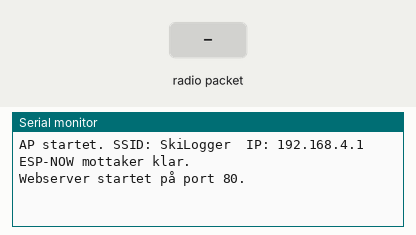
Bench run of a sketch on a simulated ESP32. Parts: the last lines printed to the serial monitor. The inputs (shaded band) are chosen by the test bench.

Above: at 1.4 s.
1.5 s: radio packet "10" arrives
At 2.7 s:
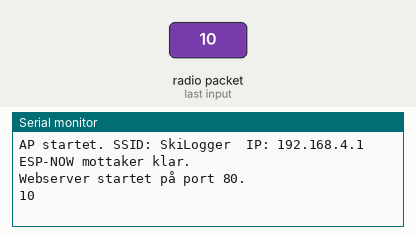
3.0 s: radio packet "5" arrives
At 4.1 s:
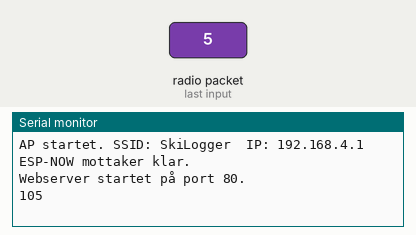

Measured:
- after the input at 1.5 s, the serial monitor: prints a new line at once (image 1)
- after the input at 3.0 s, the serial monitor: prints a new line at once (image 2)

The sketch:

mottaker_kombinert.ino
```cpp
#include <WiFi.h>
#include <esp_now.h>
#include <WebServer.h>

// --------- WiFi AP / Webserver ----------
const char* AP_SSID = "SkiLogger";
const char* AP_PASS = "skitest123";   // kan være tom, men fint med passord

WebServer server(80);

// Siste data fra sender
String latestLine = "";
bool   hasData    = false;
float  p[5] = {0}, r[5] = {0};

// --------- ESP-NOW mottak ----------
void onDataRecv(const esp_now_recv_info_t *info, const uint8_t *data, int data_len) {
  if (data_len <= 0 || data == nullptr) return;

  // Kopier og null-terminer
  char buf[200];
  int len = data_len;
  if (len > (int)sizeof(buf) - 1) len = sizeof(buf) - 1;
  memcpy(buf, data, len);
  buf[len] = '\0';

  latestLine = String(buf);

  float p0,p1,p2,p3,p4,r0,r1,r2,r3,r4;

  int parsed = sscanf(
    buf,
    "p0:%f p1:%f p2:%f p3:%f p4:%f r0:%f r1:%f r2:%f r3:%f r4:%f",
    &p0,&p1,&p2,&p3,&p4,
    &r0,&r1,&r2,&r3,&r4
  );

  // Debug til PC (og til OpenLog, se under)
  // Serial.print("RX: ");
  // Serial.print(buf);
  // Serial.print("  parsed = ");
  // Serial.println(parsed);

  if (parsed == 10) {
    p[0]=p0; p[1]=p1; p[2]=p2; p[3]=p3; p[4]=p4;
    r[0]=r0; r[1]=r1; r[2]=r2; r[3]=r3; r[4]=r4;
  }

  // Si fra til /data at vi faktisk har fått noe
  hasData = true;

  // --------- LOGG TIL OPENLOG ----------
  // Serial går både til PC (USB) og til OpenLog RXI (TX0-pin).
  // Vi skriver bare selve linja fra senderen:
  Serial.print(buf);  // buf inkluderer '\n' fra sender
}


// --------- HTTP handlers ----------

const char MAIN_page[] PROGMEM = R"HTML(
<!DOCTYPE html>
<html>
<head>
<meta charset="utf-8">
<title>SkiLogger Live</title>
<style>
  body { font-family: Arial, sans-serif; background:#111; color:#eee; margin:0; padding:1rem; }
  h1 { font-size:1.4rem; margin-bottom:0.5rem; }
  .card { background:#222; padding:1rem; border-radius:8px; max-width:600px; }
  table { width:100%; border-collapse:collapse; margin-top:0.5rem; }
  th, td { border:1px solid #444; padding:0.3rem 0.5rem; text-align:right; }
  th { background:#333; }
  .small { font-size:0.8rem; color:#aaa; }
</style>
</head>
<body>
<h1>SkiLogger – Live data</h1>
<div class="card">
  <div class="small">Koble til dette WiFi-nettet: <b>SkiLogger</b>, åpne <b>http://192.168.4.1/</b></div>
  <p id="status">Venter på data...</p>
  <table>
    <thead>
      <tr>
        <th></th>
        <th>0</th><th>1</th><th>2</th><th>3</th><th>4</th>
      </tr>
    </thead>
    <tbody>
      <tr>
        <th>pitch</th>
        <td id="p0">-</td><td id="p1">-</td><td id="p2">-</td><td id="p3">-</td><td id="p4">-</td>
      </tr>
      <tr>
        <th>roll</th>
        <td id="r0">-</td><td id="r1">-</td><td id="r2">-</td><td id="r3">-</td><td id="r4">-</td>
      </tr>
    </tbody>
  </table>
  <p class="small">Siste rålinje: <span id="raw">-</span></p>
</div>

<script>
async function fetchData() {
  try {
    const res = await fetch('/data');
    if (!res.ok) {
      document.getElementById('status').textContent =
        'Feil ved henting av /data (' + res.status + ')';
      return;
    }
    const d = await res.json();

    if (!d || !d.p || !d.r) {
      document.getElementById('status').textContent = 'Ingen gyldig data ennå...';
      return;
    }

    document.getElementById('status').textContent =
      'Oppdatert: ' + d.time_ms + ' ms';

    for (let i = 0; i < 5; i++) {
      document.getElementById('p'+i).textContent = d.p[i].toFixed(1);
      document.getElementById('r'+i).textContent = d.r[i].toFixed(1);
    }

    document.getElementById('raw').textContent = 'OK';
  } catch (e) {
    document.getElementById('status').textContent = 'Feil: ' + e;
  }
}

setInterval(fetchData, 200);
</script>
</body>
</html>
)HTML";

void handleRoot() {
  server.send_P(200, "text/html", MAIN_page);
}

void handleData() {
  String json = "{";

  // tidsstempel
  json += "\"time_ms\":" + String(millis()) + ",";

  // pitch-array
  json += "\"p\":[";
  for (int i = 0; i < 5; i++) {
    if (i) json += ",";
    json += String(p[i], 3);
  }
  json += "],";

  // roll-array
  json += "\"r\":[";
  for (int i = 0; i < 5; i++) {
    if (i) json += ",";
    json += String(r[i], 3);
  }
  json += "]";

  json += "}";

  server.send(200, "application/json", json);
}

// --------- SETUP / LOOP ----------

void setup() {
  Serial.begin(9600);   // <- matcher OpenLog sitt 9600-baud
  delay(200);

  // WiFi AP + ESP-NOW
  WiFi.mode(WIFI_AP_STA);
  bool apOk = WiFi.softAP(AP_SSID, AP_PASS);
  if (apOk) {
    Serial.print("AP startet. SSID: ");
    Serial.print(AP_SSID);
    Serial.print("  IP: ");
    Serial.println(WiFi.softAPIP());
  } else {
    Serial.println("Klarte ikke å starte AP!");
  }

  if (esp_now_init() != ESP_OK) {
    Serial.println("ESP-NOW init feilet");
  } else {
    esp_now_register_recv_cb(onDataRecv);
    Serial.println("ESP-NOW mottaker klar.");
  }

  // HTTP routes
  server.on("/", handleRoot);
  server.on("/data", handleData);
  server.begin();
  Serial.println("Webserver startet på port 80.");
}

void loop() {
  server.handleClient();
}
```
